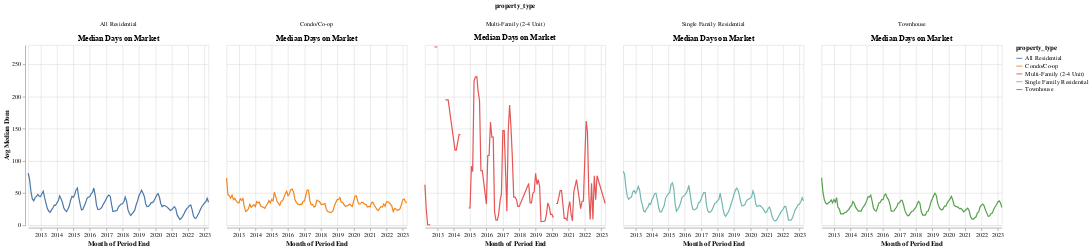

Notebook code for this chart:
### Markdown cell above
# 3) Median Days on Market

### Code cell
# Aggregate median DOM by month and property type
data_agg = df_features.groupby([pd.Grouper(key='period_end', freq='M'), 'property_type'])['median_dom'].median().reset_index(name='avg_median_dom')

# Plot chart with tooltip
alt.Chart(data_agg).mark_line().encode(
    x=alt.X('period_end:T', axis=alt.Axis(title='Month of Period End')),
    y=alt.Y('avg_median_dom:Q', axis=alt.Axis(title='Avg Median Dom')),
    color=alt.Color('property_type:N'),
    tooltip=['property_type:N', 'period_end:T', 'avg_median_dom:Q']
).properties(
    title='Median Days on Market',
).facet(column='property_type:N')

### Figure 1 — Vega-Lite specification as saved in the notebook (floating-point values rounded to 4 significant figures; data arrays with more than 128 entries replaced by an {"elided": "..."} marker saying what was removed)
{"config": {"view": {"continuousWidth": 300, "continuousHeight": 300}}, "data": {"name": "data-eb3bb42496f9a2a7c2f8b79ec7df3192"}, "facet": {"column": {"field": "property_type", "type": "nominal"}}, "spec": {"mark": {"type": "line"}, "encoding": {"color": {"field": "property_type", "type": "nominal"}, "tooltip": [{"field": "property_type", "type": "nominal"}, {"field": "period_end", "type": "temporal"}, {"field": "avg_median_dom", "type": "quantitative"}], "x": {"axis": {"title": "Month of Period End"}, "field": "period_end", "type": "temporal"}, "y": {"axis": {"title": "Avg Median Dom"}, "field": "avg_median_dom", "type": "quantitative"}}, "title": "Median Days on Market"}, "$schema": "https://vega.github.io/schema/vega-lite/v5.8.0.json", "datasets": {"data-eb3bb42496f9a2a7c2f8b79ec7df3192": {"elided": "638 records"}}}
